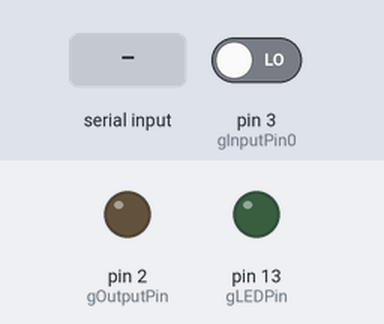
Simulated run of this sketch. Board: Arduino Uno, built with avr-gcc and run on an emulated ATmega328P. On the bench: output pins drawn as LEDs (lit = HIGH). The test bench sets the inputs (shaded band); at power-on: pin 3 (gInputPin0) LOW. What the sketch prints to the serial monitor is not drawn.

Above: at 4.2 s.
4.3 s: pin 3 (gInputPin0) driven HIGH
At 5.5 s:
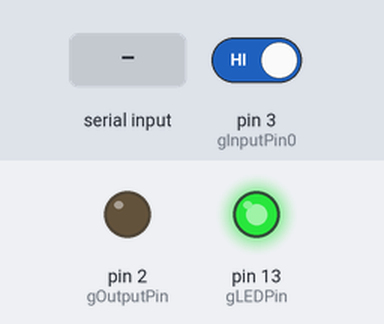
5.8 s: "1" received over Serial
Timing chart, 0 to 8.8 s (numbered marks = the images above; inputs shaded):
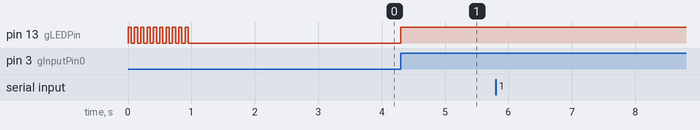

Measured:
- after the input at 4.3 s, pin 13 (gLEDPin): LOW → HIGH at once

The sketch:

jig_ESP.ino
```cpp
// (licence header left out)
const int gOutputPin = 2;    // Pin sending the trigger

const int gInputPin0 = 3;     // Pin0 reading response t0
const int gInputPin1 = 4;     // Pin1 reading response t1
const int gInputPin2 = 5;     // Pin2 reading response t2

const int gLEDPin = 13;      // Pin for the LED on the board, for visual feedback

const int gDelayBetweenTrials = 150;  // Measured in milliseconds; only approximate

volatile uint8_t *gInputPin0PortReg, *gInputPin1PortReg, *gInputPin2PortReg, *gOutputPinPortReg;
uint8_t gInputPin0Bit, gInputPin1Bit, gInputPin2Bit, gOutputPinBit;

int gStage; //measurement stage: 0 = 1st stage, 1 = 2nd stage

void setup() {
  pinMode(gOutputPin, OUTPUT);
  pinMode(gInputPin0, INPUT);
  pinMode(gInputPin1, INPUT);
  pinMode(gLEDPin, OUTPUT);

  digitalWrite(gOutputPin, LOW);
  digitalWrite(gInputPin0, 0);
  digitalWrite(gInputPin1, 0);

  // Do some internal machinations to pull out the register for faster access
  // compared to digitalRead(). This is something of a violation of the abstractions
  // set up in the Arduino/Wiring environment, and might change on future boards.
  gInputPin0PortReg = portInputRegister(digitalPinToPort(gInputPin0));
  gInputPin1PortReg = portInputRegister(digitalPinToPort(gInputPin1));
  gInputPin2PortReg = portInputRegister(digitalPinToPort(gInputPin2));

  gOutputPinPortReg = portOutputRegister(digitalPinToPort(gOutputPin));

  gInputPin0Bit = digitalPinToBitMask(gInputPin0);
  gInputPin1Bit = digitalPinToBitMask(gInputPin1);
  gInputPin2Bit = digitalPinToBitMask(gInputPin2);

  gOutputPinBit = digitalPinToBitMask(gOutputPin);

  Serial.begin(115200);

  for (int i = 0; i < 10; i++) {
    digitalWrite(gLEDPin, HIGH);
    delay(50);
    digitalWrite(gLEDPin, LOW);
    delay(50);
  }
  delay(2000);
  //digitalWrite(gLEDPin, LOW);
  while (Serial.available())
    Serial.read();
}

void loop() {
  unsigned int overflows0 = 0;
  unsigned int finalCount0 = 0;

  unsigned int overflows1 = 0;
  unsigned int finalCount1 = 0;

  unsigned int overflows2 = 0;
  unsigned int finalCount2 = 0;

  gStage = 0; //start with stage 0

  // **** This code runs with interrupts off for predictable timing ****
  cli();

  // Prepare Timer1 initially stopped
  TCCR1A = 0;  // normal mode
  TCCR1B = 0;  // no clock source
  TCCR1C = 0;  // no force compare
  TIMSK1 = 0;  // no interrupts

  TIFR1 = 1;    // clear overflow bit
  TCNT1 = 0;   // count starts at 0


  // Toggle pin...
  // Equivalent (but slower): digitalWrite(gOutputPin, HIGH);
  //*gOutputPinPortReg |= gOutputPinBit;

  // ...and wait (possibly forever) for response
  // Equivalent (but slower): while(digitalRead(gInputPin0) != HIGH) { /* ,,, */ }

  // we wait here until we get the first trigger!
  if (gStage == 0) {
    while (!(*gInputPin0PortReg & gInputPin0Bit)) {
      //      finalCount0 = TCNT1;  // Capture count
      //      if (TIFR1 & 1) {
      //        TIFR1 = 1;
      //        overflows0++;
      //      }
    }
    gStage = 1;
    digitalWrite(gLEDPin, HIGH);
    // Start timer at 16MHz (1 tick = 1/16us)
    TCCR1B = 1;

  }

  if (gStage == 1) { //receive serial byte
    sei(); //unfortunately we have to do this, which will make timing less precise.
    // but we need it for the serial port...
    TIFR1 = 1;    // clear overflow bit
    TCNT1 = 0;   // count starts at 0
    //while (!(*gInputPin2PortReg & gInputPin2Bit)) { //this is for the pin
    while (!Serial.available()) {
      finalCount1 = TCNT1;  // Capture count
      if (TIFR1 & 1) {
        TIFR1 = 1;
        overflows1++;
      }
    }

    gStage = 0;
    TCCR1B = 0;          // Stop timer again
    digitalWrite(gLEDPin, LOW);
  }

  //sei();
  // **** End of interrupts-off code ****

  // Reset pin for next time
  //digitalWrite(gOutputPin, LOW);
  //digitalWrite(gLEDPin, LOW);

  // Print the result of the trial
  // The testing code itself results in a delay of 1us, so subtract
  // TODO: get updated testing code delay value
  // this to get the actual time delay

  //T0:
  unsigned long latencyInTimerTicks = (unsigned long)finalCount0 + ((unsigned long)overflows0 << 16);
  unsigned long latencyInMicros = latencyInTimerTicks / 16;
  Serial.print(latencyInMicros);
  Serial.print(",");

  //T1:
  latencyInTimerTicks = (unsigned long)finalCount1 + ((unsigned long)overflows1 << 16);
  latencyInMicros = latencyInTimerTicks / 16;
  Serial.println(latencyInMicros);
  //need a tiny delay before we disable interrupts on next loop so serial processing can finish...

  while (Serial.available()) //clear serial buffer
    Serial.read();
  delay(5);

  // Wait for next trial
  //delay(gDelayBetweenTrials);
}
```
